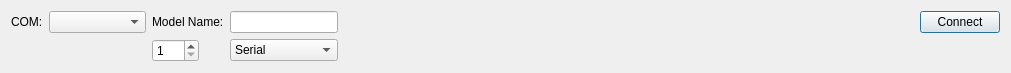
   <widget class="QWidget" name="layoutWidget">
    <property name="geometry">
     <rect>
      <x>10</x>
      <y>9</y>
      <width>1011</width>
      <height>61</height>
     </rect>
    </property>
    <layout class="QGridLayout" name="gridLayout">
     <item row="0" column="4">
      <spacer name="horizontalSpacer">
       <property name="orientation">
        <enum>Qt::Horizontal</enum>
       </property>
       <property name="sizeType">
        <enum>QSizePolicy::Expanding</enum>
       </property>
       <property name="sizeHint" stdset="0">
        <size>
         <width>107</width>
         <height>20</height>
        </size>
       </property>
      </spacer>
     </item>
     <item row="0" column="0">
      <widget class="QLabel" name="label_16">
       <property name="sizePolicy">
        <sizepolicy hsizetype="Maximum" vsizetype="Preferred">
         <horstretch>0</horstretch>
         <verstretch>0</verstretch>
        </sizepolicy>
       </property>
       <property name="text">
        <string>COM:</string>
       </property>
      </widget>
     </item>
     <item row="0" column="5">
      <widget class="QPushButton" name="connectButton">
       <property name="sizePolicy">
        <sizepolicy hsizetype="Maximum" vsizetype="Fixed">
         <horstretch>0</horstretch>
         <verstretch>0</verstretch>
        </sizepolicy>
       </property>
       <property name="text">
        <string>Connect</string>
       </property>
       <property name="checkable">
        <bool>false</bool>
       </property>
       <property name="autoDefault">
        <bool>false</bool>
       </property>
       <property name="default">
        <bool>true</bool>
       </property>
      </widget>
     </item>
     <item row="0" column="3">
      <widget class="QLineEdit" name="portEdit_3">
       <property name="sizePolicy">
        <sizepolicy hsizetype="Preferred" vsizetype="Fixed">
         <horstretch>0</horstretch>
         <verstretch>0</verstretch>
        </sizepolicy>
       </property>
       <property name="readOnly">
        <bool>true</bool>
       </property>
      </widget>
     </item>
     <item row="0" column="2">
      <widget class="QLabel" name="label_3">
       <property name="layoutDirection">
        <enum>Qt::LeftToRight</enum>
       </property>
       <property name="text">
        <string>Model Name:</string>
       </property>
       <property name="alignment">
        <set>Qt::AlignLeading|Qt::AlignLeft|Qt::AlignVCenter</set>
       </property>
      </widget>
     </item>
     <item row="0" column="1">
      <widget class="QComboBox" name="portComboBox">
       <property name="sizePolicy">
        <sizepolicy hsizetype="Minimum" vsizetype="Fixed">
         <horstretch>0</horstretch>
         <verstretch>0</verstretch>
        </sizepolicy>
       </property>
       <property name="minimumSize">
        <size>
         <width>97</width>
         <height>0</height>
        </size>
       </property>
      </widget>
     </item>
     <item row="1" column="3">
      <widget class="QComboBox" name="connectType">
       <item>
        <property name="text">
         <string>Serial</string>
        </property>
       </item>
       <item>
        <property name="text">
         <string>TCP</string>
        </property>
       </item>
      </widget>
     </item>
     <item row="1" column="2">
      <widget class="QSpinBox" name="serverEdit">
       <property name="sizePolicy">
        <sizepolicy hsizetype="Maximum" vsizetype="Fixed">
         <horstretch>0</horstretch>
         <verstretch>0</verstretch>
        </sizepolicy>
       </property>
       <property name="minimum">
        <number>1</number>
       </property>
       <property name="maximum">
        <number>247</number>
       </property>
      </widget>
     </item>
    </layout>
   </widget>
